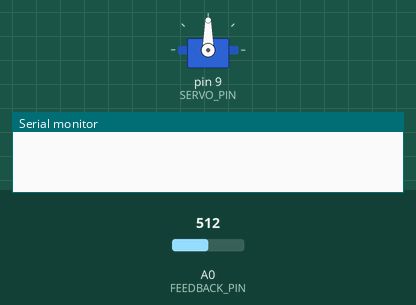
This sketch was run on a simulated Arduino Uno, built with avr-gcc and run on an emulated ATmega328P. Parts: servo, the last lines printed to the serial monitor. The inputs (shaded band) are chosen by the test bench; at power-on: A0 (FEEDBACK_PIN) = 512.

Above: at 0.05 s.
At 1.2 s:
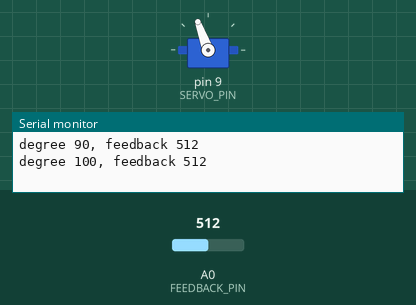
At 4.5 s:
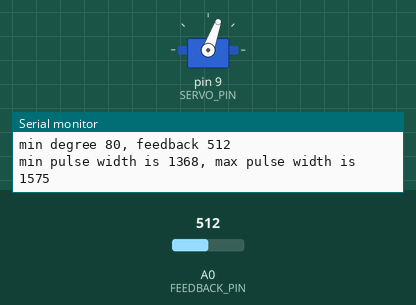
Timing chart, 0 to 5.9 s (numbered marks = the images above):
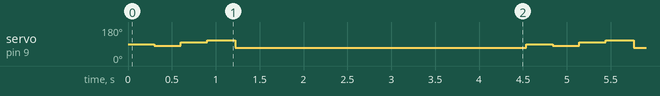

Measured:
- by itself, servo on pin 9 (SERVO_PIN): repeats every 4.5 s: 100° 0.30 s, 110° 0.32 s, 70° 3.3 s, 90° 0.30 s, 80° 0.30 s

The sketch:

ch10_servo_feedback.ino
```cpp
#include <Servo.h>
#define SERIAL_BAUDRATE 19200
#define SERVO_PIN 9
#define FEEDBACK_PIN A0

Servo s; // 建立Servo物件
void setup() {
  Serial.begin(SERIAL_BAUDRATE);
  s.attach(SERVO_PIN); // 連接伺服馬達，開始輸出脈衝訊號
}
void pf(const char *fmt, ... ){
    char tmp[128]; // 最多128個字元，含NULL
    va_list args;
    va_start(args, fmt);
    vsnprintf(tmp, 128, fmt, args);
    va_end(args);
    Serial.print(tmp);
}
// 假設花角度與回饋值呈線性關係
void loop() {
  int fb80, fb90, fb100; // fb是feedback回饋的縮寫
  // 先取得角度80、90、100的回饋值，作為參考
  s.write(90);
  delay(300);
  fb90 = analogRead(FEEDBACK_PIN);
  s.write(80);
  delay(300);
  fb80 = analogRead(FEEDBACK_PIN);
  s.write(100);
  delay(300);
  fb100 = analogRead(FEEDBACK_PIN);

  // 逐步加大轉動角度，檢查回饋值是否符合比例
  // 找出最大可達角度
  int feedbackMax = fb100;
  int angleMax = 100;
  pf("degree 90, feedback %d\n", fb90);
  pf("degree 100, feedback %d\n", fb100);
  for(int a = angleMax+10; a <= 180; a += 10){
    s.write(a);
    delay(300);
    int v = analogRead(FEEDBACK_PIN);
    pf("degree %d, feedback %d\n", a, v);
    // 以100度與90度的回饋差值作為基準
    float r = float(v - feedbackMax) / float(fb100 - fb90);
    if(0.8 <= abs(r) && abs(r) <= 1.2){ // 比例若介於誤差範圍內
      angleMax = a;
      feedbackMax = v;
    }
    else{
      break;
    }
  }
  pf("max degree %d, feedback %d\n", angleMax, feedbackMax);

  // 逐步減小轉動角度，檢查回饋值是否符合比例
  // 找出最小可達角度
  int feedbackMin = fb80;
  int angleMin = 80;
  pf("degree 90, feedback %d\n", fb90);
  pf("degree 80, feedback %d\n", fb80);
  for(int a = angleMin - 10; a >= 0; a -= 10){
    s.write(a);
    delay(300);
    int v = analogRead(FEEDBACK_PIN);
    pf("degree %d, feedback %d\n", a, v);
    // 以90度與80度的回饋差值作為基準
    float r = float(feedbackMin - v) / float(fb90 - fb80);
    if(0.8 <= abs(r) && abs(r) <= 1.2){ // 比例若介於誤差範圍內
      angleMin = a;
      feedbackMin = v;
    }
    else{
      break;
    }
  }
  pf("min degree %d, feedback %d\n", angleMin, feedbackMin);

  // 推算出可行脈衝寬度的上下限
  int pwMin = float(angleMin) / 180 * (MAX_PULSE_WIDTH-MIN_PULSE_WIDTH) + MIN_PULSE_WIDTH;
  int pwMax = float(angleMax) / 180 * (MAX_PULSE_WIDTH-MIN_PULSE_WIDTH) + MIN_PULSE_WIDTH;
  pf("min pulse width is %d, max pulse width is %d\n", pwMin, pwMax);

  delay(3000);
}
```
